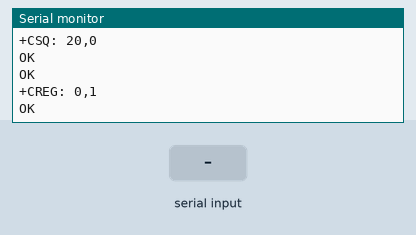
Recording of a program running on a simulated ESP8266 (Wemos D1 mini). On the bench: the last lines printed to the serial monitor. The inputs (shaded band) are chosen by the test bench. The modem accepts every AT command (registered, SIM ready, sends succeed) and sends nothing else.

Above: at 14.2 s.
14.3 s: "1" received over the second serial link
At 15.1 s:
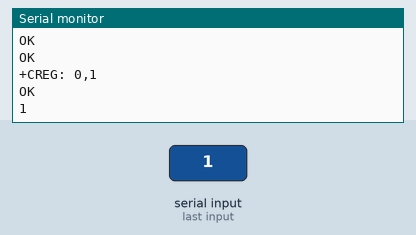
16.0 s: "0" received over the second serial link
At 17.5 s:
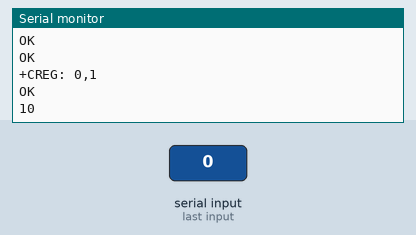

The program:

main.cpp
```cpp
#include <Arduino.h>
#include <SoftwareSerial.h>

//Create software serial object to communicate with SIM800L
SoftwareSerial mySerial(D3, D2); //SIM800L Tx & Rx is connected to Arduino #3 & #2

void updateSerial()
{
  delay(500);
  while (Serial.available())
  {

    mySerial.write(Serial.read());//Forward what Serial received to Software Serial Port
  }
  while(mySerial.available())
  {
    Serial.write(mySerial.read());//Forward what Software Serial received to Serial Port
  }
}
void setup()
{
  //Begin serial communication with Arduino and Arduino IDE (Serial Monitor)
  Serial.begin(9600);
  Serial.println("Initializing...");
  delay(10000);


  //Begin serial communication with Arduino and SIM800L
  mySerial.begin(9600,SWSERIAL_8N1,D3,D2,false,256,0);

  delay(1000);

  mySerial.println("AT"); //Once the handshake test is successful, it will back to OK
  updateSerial();
  mySerial.println("AT+CSQ"); //Signal quality test, value range is 0-31 , 31 is the best
  updateSerial();
  mySerial.println("AT+CCID"); //Read SIM information to confirm whether the SIM is plugged
  updateSerial();
  mySerial.println("AT+CREG?"); //Check whether it has registered in the network
  updateSerial();
}

void loop()
{
  updateSerial();
}
// AT+CSCA="+919897051914"
// AT+CSCS="GSM"
// AT+CMGS="+919997439193"
// #include <Arduino.h>
// #include <SoftwareSerial.h>
// SoftwareSerial SIM900A(D3, D2); //SIM800L Tx & Rx is connected to Arduino #3 & #2

//  void SendMessage()
// {
//   Serial.println ("Sending Message");
//   SIM900A.println("AT+CMGF=1");    //Sets the GSM Module in Text Mode
//   delay(1000);
//   Serial.println ("Set SMS Number");
//   SIM900A.println("AT+CMGS=\"+919973148043\"\r"); //Mobile phone number to send message
//   delay(1000);
//   Serial.println ("Set SMS Content");
//   SIM900A.println("G");// Messsage content
//   delay(100);
//   Serial.println ("Finish");
//   SIM900A.write(26);// ASCII code of CTRL+Z
//   delay(1000);
//   Serial.println ("Message has been sent");
// }
//  void RecieveMessage()
// {
//   Serial.println ("SIM900A Membaca SMS");
//   delay (1000);
//   SIM900A.println("AT+CNMI=2,2,0,0,0"); // AT Command to receive a live SMS
//   delay(1000);
//   Serial.write ("Unread Message done");
//  }

// void setup()
// {
//   SIM900A.begin(9600);   // Setting the baud rate of GSM Module
//   Serial.begin(9600);    // Setting the baud rate of Serial Monitor (Arduino)
//   Serial.println ("SIM900A Ready");
//   delay(100);
//   Serial.println ("Type s to send message or r to receive message");
// }
// void loop()
// {
//   if (Serial.available()>0)
//    switch(Serial.read())
//   {
//     case 's':
//       SendMessage();
//       break;
//     case 'r':
//       RecieveMessage();
//       break;
//   }
//  if (SIM900A.available()>0)
//    Serial.write(SIM900A.read());
// }
```

Measured:
- after the input at 14.3 s, the serial monitor: prints a new line after 0.21 s (image 1)
- after the input at 16.0 s, the serial monitor: prints a new line at once (image 2)
